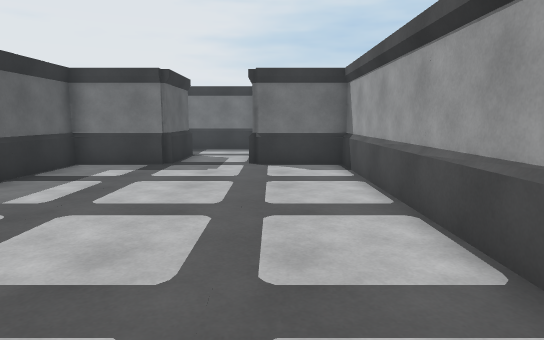
View 1 (above)

16 first-person views from a walk through a scene from a Unity 3-D project. The camera is 1.4 m above the floor, tilts 8° down and sees 75° across. The floor is counted in squares, 1 m on a side. Each view is taken from the middle of a square. On the plan, view 1 faces up. The plan holds only what a view shows up to about 15 squares ahead; the rest is blank. The place goes on beyond the plan. Surface patterns are stand-ins for the level's own textures.

View 2
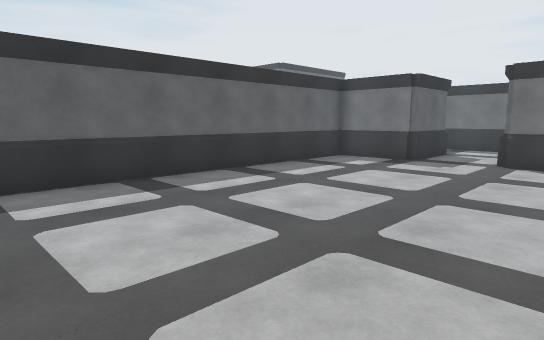

View 3
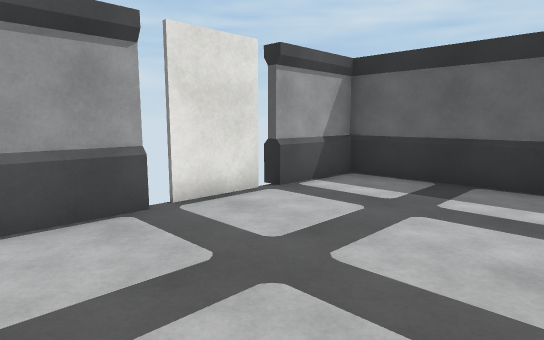

View 4
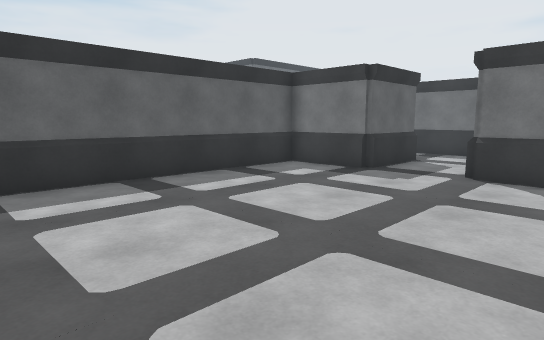

View 5
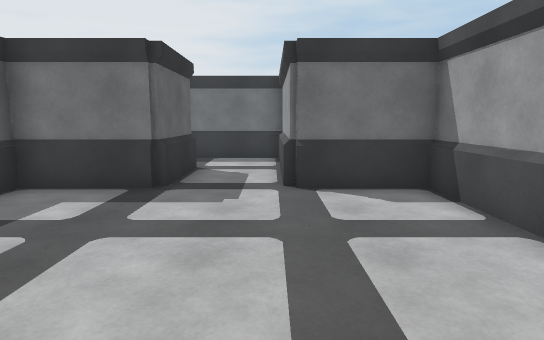

View 6
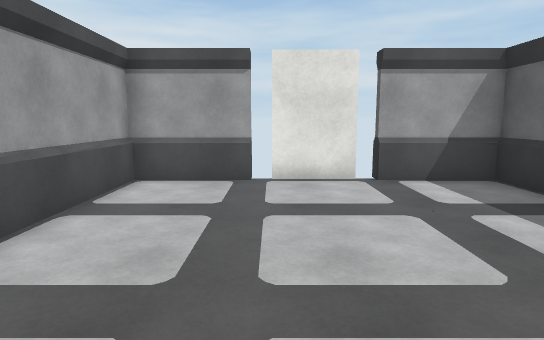

View 7
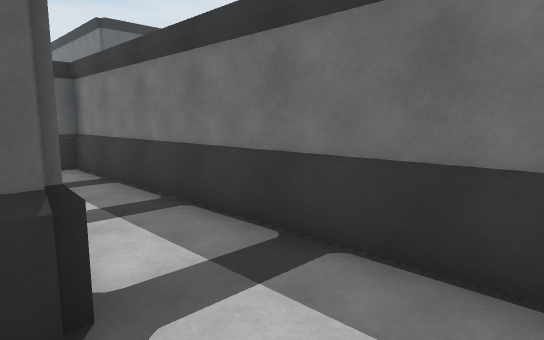

View 8
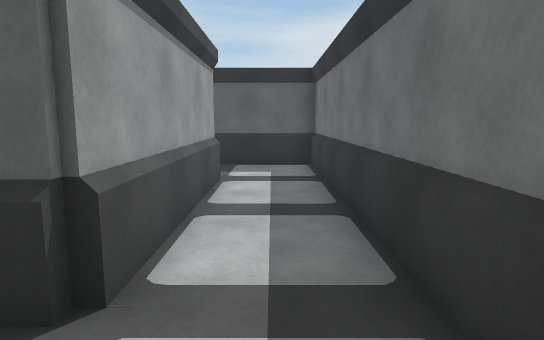

View 9
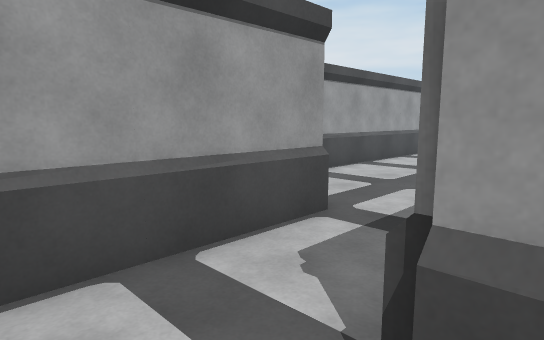

View 10
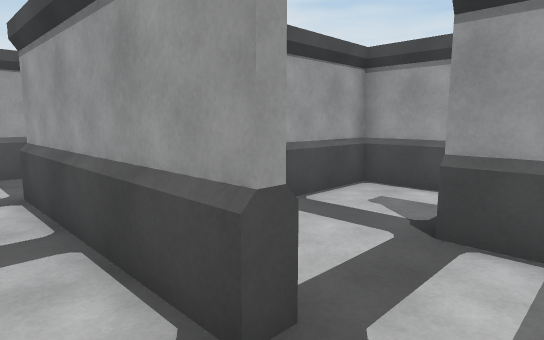

View 11
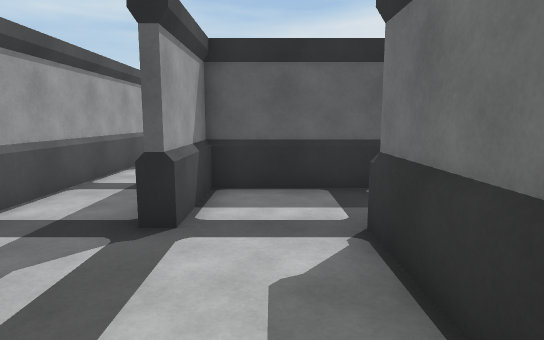

View 12
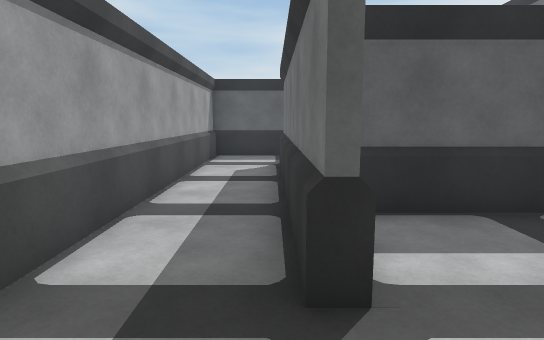

View 13
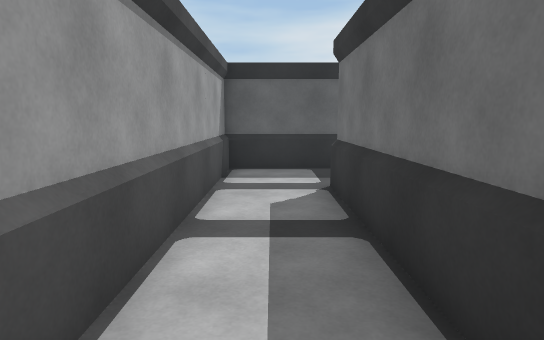

View 14
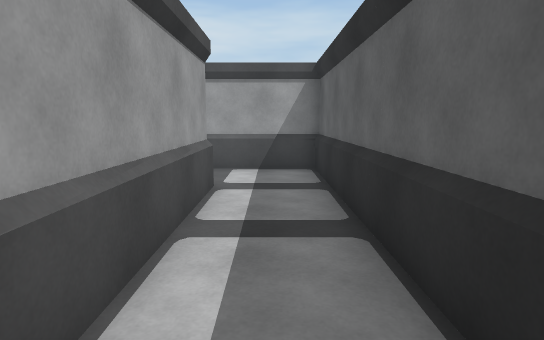

View 15
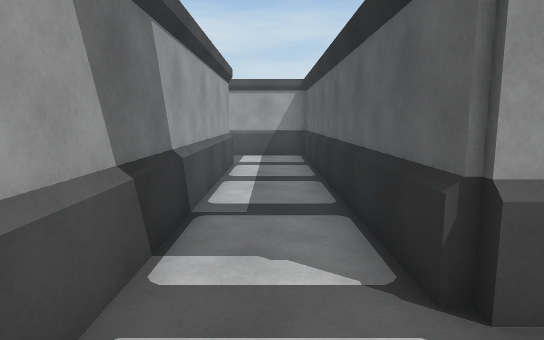

View 16
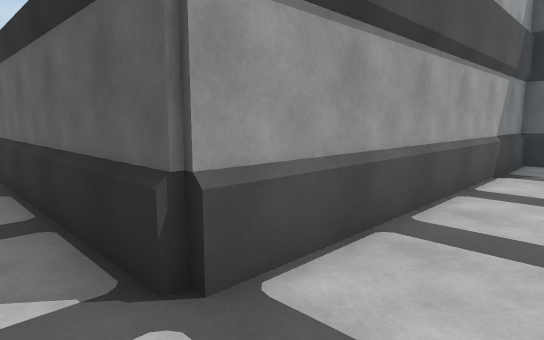

### Floor plan
Points are (right, up) in squares from view 1. A wall is a line through its corners. A room is listed if a view was taken in it or the views show most of it. See-through windows are left out.
Room 1 (views 1, 2, 3, 4, 5, 6, 7, 8, 9, 10)
walls: (-3.5, -3.1) (-3.5, -3.7); (-3.1, -3.4) (-1, -3.4); (-0.6, -3.4) (2.4, -3.4) (2.4, 11.4) (-0.6, 11.4) (-0.6, 17.4) (-12.2, 17.4) (-12.2, 14.4); (-9.5, 14.6) (-3.2, 14.6) (-3.2, 11.4) (-6.2, 11.4) (-6.2, -3.4); (-6.5, -3.4) (-3.5, -3.4)
ways out: opening at (-10.5, 15) to room 2
Room 2 (views 11, 12, 13, 14, 15, 16)
walls: (-12.2, 14.4) (-12.2, 11.7) (-9.5, 11.7) (-9.5, 11.4) (-18.6, 11.4) (-18.6, 21.5); (-9.5, 14.1) (-9.5, 14.6); (-6.5, 14.4) (-9.5, 14.4); (-8.6, 8.6) (-6.6, 8.6) (-6.6, 11.5); (-33.3, 20.6) (-21.3, 20.6) (-21.3, 8.6) (-9.8, 8.6)
ways out: opening at (-10.5, 15) to room 1

Positions as (right, up) in squares from view 1, and headings:
1: (0, 0), facing up
2: (2, -1), facing up-left
3: (2, 2), facing down-left
4: (2, 2), facing up-left
5: (-1, 4), facing up
6: (-1, 5), facing down
7: (-1, 14), facing up-left
8: (-1, 16), facing left
9: (-4, 16), facing down-right
10: (-11, 16), facing down-right
11: (-5, 13), facing left
12: (-7, 11), facing left
13: (-11, 10), facing left
14: (-20, 19), facing down
15: (-20, 23), facing down
16: (-20, 23), facing down-left
